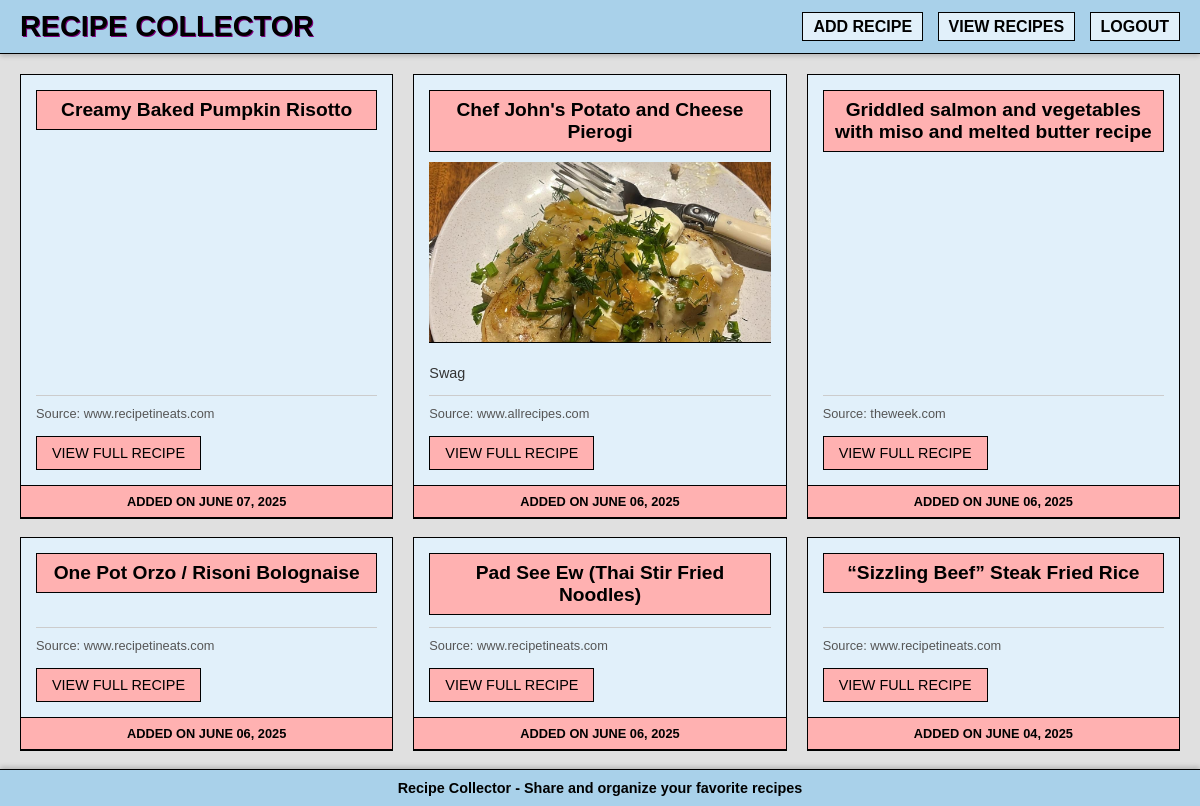
The page / (signed in) on the database its author committed.
### app.py (models this page shows, shortened)
class Recipe(db.Model):
    __tablename__ = 'recipe'  # Explicitly set table name
    id = db.Column(db.Integer, primary_key=True)
    title = db.Column(db.String(200), nullable=False)
    ingredients = db.Column(db.Text, nullable=False)
    instructions = db.Column(db.Text, nullable=False)
    source_url = db.Column(db.String(500), nullable=False)
    source_name = db.Column(db.String(200), nullable=False)
    image_url = db.Column(db.String(500), nullable=True)
    created_at = db.Column(db.DateTime, default=datetime.utcnow)
    my_comment = db.Column(db.Text, nullable=True)  # New field for your personal comment

### app.py (the view)
@app.route('/')
def home():
    all_recipes = Recipe.query.order_by(Recipe.created_at.desc()).all()
    return render_template('recipes.html', recipes=all_recipes, logged_in=session.get('logged_in', False))

### templates/recipes.html (shortened to what this page needs)
{% extends "base.html" %}
{% block content %}
<div class="recipes-grid">
    {% for recipe in recipes %}
    <div class="recipe-card">
        <div class="recipe-content-area">
            <h2 class="recipe-title-box">{{ recipe.title }}</h2>
            {% if recipe.image_url %}
            <div class="recipe-image">
                <img src="{{ url_for('uploaded_file', filename=recipe.image_url) }}" alt="{{ recipe.title }}">
            </div>
            {% endif %}
            {% if recipe.my_comment %}
            <div class="my-comment">
                {{ recipe.my_comment }}
            </div>
            {% endif %}
            <div class="recipe-source">
                Source: {{ recipe.source_name }}
            </div>
            <a href="{{ url_for('recipe_detail', recipe_id=recipe.id) }}" class="view-full-recipe-button">
                VIEW FULL RECIPE
            </a>
        </div>
        <div class="recipe-date-box">
            ADDED ON {{ recipe.created_at.strftime('%B %d, %Y') | upper }}
        </div>
    </div>
    {% endfor %}
</div>
{% endblock %}

### templates/base.html (style rules this page uses)
body { background-color: #ddeff2; font-family: 'Arial', sans-serif; color: #000; margin: 0; padding: 0; display: flex; flex-direction: column; min-height: 100vh; }

### templates/recipes.html (style rules this page uses)
body { background-color: #e0e0e0; font-family: 'Arial', sans-serif; color: #000; }
.recipes-grid { display: grid; grid-template-columns: repeat(auto-fill, minmax(300px, 1fr)); gap: 20px; padding: 20px; max-width: 1200px; margin: 0 auto; }
.recipe-card { background: #e1f0fa; border-radius: 0; box-shadow: none; border: 1px solid #000; transition: none; display: flex; flex-direction: column; height: 100%; }
.recipe-content-area { padding: 15px; flex-grow: 1; display: flex; flex-direction: column; }
.recipe-title-box { margin: 0 0 10px 0; font-size: 1.2em; color: #000; background-color: #ffb1b1; padding: 8px; border: 1px solid #000; text-align: center; font-weight: bold; text-shadow: none; }
.recipe-image { width: 100%; height: 180px; overflow: hidden; border-bottom: 1px solid #000; margin-bottom: 10px; }
.recipe-image img { width: 100%; height: 100%; object-fit: cover; }
.my-comment { font-size: 0.9em; color: #333; margin: 10px 0; line-height: 1.4; display: -webkit-box; -webkit-line-clamp: 3; -webkit-box-orient: vertical; overflow: hidden; background-color: transparent; padding: 0; border: none; }
.recipe-source { font-size: 0.8em; color: #555; margin-top: auto; padding-top: 10px; border-top: 1px solid #ccc; }
.view-full-recipe-button { display: inline-block; background-color: #ffb1b1; color: #000; padding: 8px 15px; font-size: 0.9em; border: 1px solid #000; border-radius: 0; cursor: pointer; text-align: center; text-decoration: none; margin-top: 15px; align-self: flex-start; }
.recipe-date-box { background-color: #ffb1b1; color: #000; padding: 8px; border-top: 1px solid #000; border-bottom: 1px solid #000; text-align: center; font-size: 0.8em; font-weight: bold; margin-top: auto; }

### rows shown on the page
Recipe: title "Creamy Baked Pumpkin Risotto", source_name "www.recipetineats.com", created_at "JUNE 07, 2025"
Recipe: title "Chef John's Potato and Cheese Pierogi", image_url (picture), my_comment "Swag", source_name "www.allrecipes.com", created_at "JUNE 06, 2025"
Recipe: title "Griddled salmon and vegetables with miso and melted butter recipe", source_name "theweek.com", created_at "JUNE 06, 2025"
Recipe: title "One Pot Orzo / Risoni Bolognaise", source_name "www.recipetineats.com", created_at "JUNE 06, 2025"
Recipe: title "Pad See Ew (Thai Stir Fried Noodles)", source_name "www.recipetineats.com", created_at "JUNE 06, 2025"
Recipe: title "“Sizzling Beef” Steak Fried Rice", source_name "www.recipetineats.com", created_at "JUNE 04, 2025"
